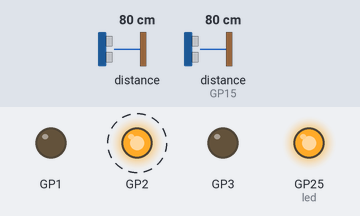
Simulated run of this program. Board: Raspberry Pi Pico running MicroPython. On the bench: output pins drawn as LEDs (lit = HIGH). Dashed ring = blinking. The test bench sets the inputs (shaded band); at power-on: distance to the obstacle (sensor on GP15) 80 cm, distance to the obstacle 80 cm. The echo pulse lasts 58.3 µs per cm; random numbers come from a fixed seed; library files of the repository ran but are not shown: __init__.py; pins used as bus, display or sensor lines are not drawn.

Above: at 4.06 s.
4.4 s: distance to the obstacle (sensor on GP15) set to 8 cm
7.4 s: distance to the obstacle (sensor on GP15) set to 5 cm
At 9.7 s:
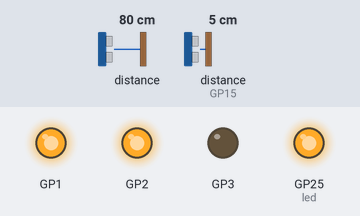
At 11.2 s:
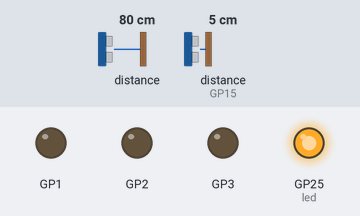
Timing chart, 0 to 16.4 s (numbered marks = the images above; inputs shaded):
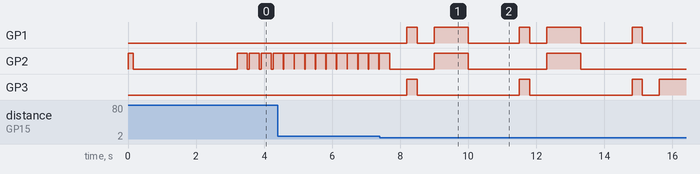

Measured:
- the behaviour switches between 7 and 6 cm on distance to the obstacle (sensor on GP15) (found by bisection; images 0 and 1)
- after the input at 7.4 s, GP1: LOW → HIGH after 0.80 s, then repeats every 3.3 s: LOW 0.50 s, HIGH 1.0 s, LOW 1.5 s, HIGH 0.30 s; GP3: LOW → HIGH after 0.80 s, then repeats every 3.3 s: LOW 3.0 s, HIGH 0.30 s

The program:

main.py
```python
from machine import Pin
from utime import sleep_ms
import random
from robot_code import motor_controller as mc, ultrasonic_sensor as us

robot = mc.motors(motor_in1 = 0, motor_in2 = 1 , motor_in3 = 2, motor_in4 = 3, duration = 300)
robot.Forward(150)

led = Pin(25, Pin.OUT)
led.high()
sensor = us.Find_Distance()
collision_distance = 6

sleep_ms(3000)

def distance_check():
    if sensor.ping_cm_median() < collision_distance:
        robot.all_stop(duration = 500)
        robot.Reverse()
        robot.all_stop(duration = 500)
        if random.randint(1, 2) == 1:
            robot.Turn_Right(1000)
            sleep_ms(1000)
        else:
            robot.Turn_Left(1000)
            sleep_ms(1000)
        distance_check()
    return True

while True:
    if distance_check() == True:
        robot.Forward()
```

motor_controller.py
```python
__version__ = '0.0.1'
__author__ = 'Jeremiah Nelson'
__license__ = 'MIT License. https://www.mit.edu/~amini/LICENSE.md'

from machine import Pin
from utime import sleep_ms


class motors():
    default_duration = 300
    def __init__(self, motor_in1, motor_in2, motor_in3, motor_in4, duration = 300):
        default_duration = duration
        self.__motorA1 = Pin(motor_in1, Pin.OUT)
        self.__motorA2 = Pin(motor_in2, Pin.OUT)
        self.__motorB1 = Pin(motor_in3, Pin.OUT)
        self.__motorB2 = Pin(motor_in4, Pin.OUT)

    def all_stop(self, duration = 0):
        self.__motorA1.low()
        self.__motorA2.low()
        self.__motorB1.low()
        self.__motorB2.low()
        sleep_ms(duration)

    def Forward(self, duration = default_duration):
        self.all_stop()
        self.__motorA1.high()
        self.__motorA2.low()
        self.__motorB1.high()
        self.__motorB2.low()
        sleep_ms(duration)
        self.all_stop()

    def Reverse(self, duration = default_duration):
        self.all_stop()
        self.__motorA1.low()
        self.__motorA2.high()
        self.__motorB1.low()
        self.__motorB2.high()
        sleep_ms(duration)
        self.all_stop()

    def Turn_Left(self, duration = default_duration):
        self.all_stop()
        self.__motorA1.high()
        self.__motorA2.low()
        self.__motorB1.low()
        self.__motorB2.high()
        sleep_ms(duration)
        self.all_stop()

    def Turn_Right(self, duration = default_duration):
        self.all_stop()
        self.__motorA1.low()
        self.__motorA2.high()
        self.__motorB1.high()
        self.__motorB2.low()
        sleep_ms(duration)
        self.all_stop()
```

ultrasonic_sensor.py
```python
__version__ = '0.0.2'
__author__ = 'Jeremiah Nelson'
__license__ = 'MIT License. https://www.mit.edu/~amini/LICENSE.md'

from machine import Pin
from utime import sleep_us, ticks_us

class Find_Distance():
    def __init__(self, trigger_pin = 14, echo_pin = 15, off_time = 4, on_time = 10, max_wait = 200000):
        # Initialize Sensor
        self.__echo_pin = Pin(echo_pin, Pin.IN)
        self.__trigger_pin = Pin(trigger_pin, Pin.OUT)
        self.__off_time = off_time
        self.__on_time = on_time
        self.__max_wait = max_wait

    ''' In order to calculate distance, we need to know how much time it takes for the ultrasonic
        soundwave to traverse from the sensor to the obstruction and back'''
    def ping(self):
        reset = True
        echo = 0
        while reset == True:
            echo = 0.0
            # time is in microseconds
            self.__trigger_pin.low() # Ensure the the trigger pin is low then wait n microseconds
            sleep_us(self.__off_time)
            self.__trigger_pin.high() # Set the trigger pin to high then wait n microseconds
            sleep_us(self.__on_time)
            self.__trigger_pin.low() # Set trigger pin to low

            # Acquire new ultrasonic burst time
            burst_off = 0
            burst_on = 0
            # Get the start time
            delay_timer = ticks_us() + self.__max_wait
            while self.__echo_pin.value() == 0:
                if burst_off > delay_timer:
                    sleep_us(100)
                    reset = True
                    break
                else:
                    burst_off = ticks_us()
                    reset = False
            # Get the received time
            if reset == False:
                delay_timer = ticks_us() + self.__max_wait
                while self.__echo_pin.value() == 1:
                    burst_on = ticks_us()
                    if burst_on > delay_timer:
                        sleep_us(100)
                        reset = True
                        break
                    else:
                        reset = False
                echo = float(burst_on - burst_off)
                if echo < 0: # If negative then reset
                    reset = True
        # Return the round trip time in microseconds
        return echo

    ''' The speed of sound in dry air at 20 °C is 343.21 m/s or 34321 cm/s or 0.034321 cm/µs
        To calculate the distance we can take the time elapsed and divide by 2 to account for the round trip '''
    def ping_cm(self):
        # Calculate the distance in centimeters
        distance = (self.ping() * 0.034321) / 2
        return distance

    ''' The speed of sound is 1126.01 f/s or 13512.21 in/s or 0.01351221 in/µs
        To calculate the distance we can take the time elapsed and divide by 2 to account for the round trip'''
    def ping_in(self):
        # Calculate the distance in inches
        distance = (self.ping() * 0.01351221) / 2
        return distance

    def ping_cm_median(self, samples = 10):
        # Calculate the median distance in centimeters within a given range
        distance = []
        for _ in range(samples):
            dist = (self.ping() * 0.034321) / 2
            distance.append(dist)
        return self.median(distance)

    def ping_in_median(self, samples = 10):
        # Calculate the median distance in centimeters within a given range
        distance = []
        for _ in range(samples):
            dist = (self.ping() * 0.01351221) / 2
            distance.append(dist)
        return self.median(distance)

    def median(self, distance_list):
        n = len(distance_list)
        distance_list.sort()
        if n % 2 == 0:
            median1 = distance_list[n//2]
            median2 = distance_list[n//2 - 1]
            median = (median1 + median2)/2
        else:
            median = distance_list[n//2]
        return median

if __name__ == '__main__':
    from utime import sleep_ms
    while True:
        # print(f'The distance measured is {Find_Distance().ping_cm()} centimeters')
        # print(f'The distance measured is {Find_Distance().ping_in()} inches')
        print(f'The distance measured is {Find_Distance().ping_cm_median()} centimeters median')
        # print(f'The distance measured is {Find_Distance().ping_in_median()} inches median')
        # sleep_ms(500)
```
